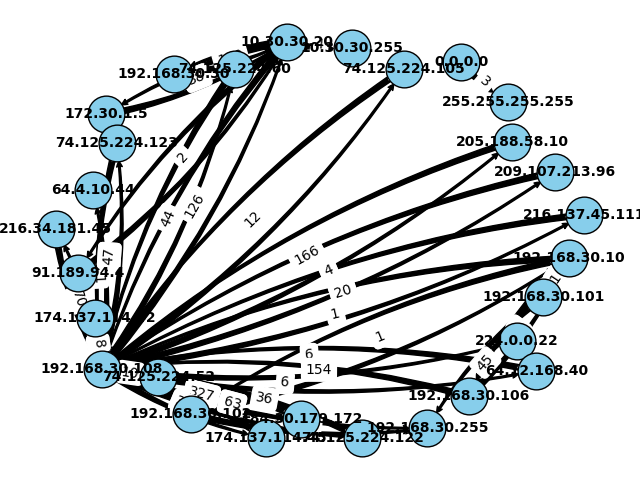

The script that saved this image:
import dpkt 
import ipaddress 
import networkx as nx 
import matplotlib.pyplot as plt 
"""function to create a network graph of allpacket routes """
def network_graph(packets: list[dpkt.Packet]): 
    graph = nx.DiGraph()  
    """create a list for ip addresses aswell as when the ip was a source and destination""" 
    source_ip = [] 
    destination_ip = []
    ip_addresses = [] 
    for pack in packets: 
        source = ipaddress.IPv4Address(pack.data.src) 
        destination = ipaddress.IPv4Address(pack.data.dst) 
        source_ip.append(source) 
        destination_ip.append(destination)  
        """extract all source and destination IPs and if it isn't currently, add it to the ip_addresses list"""
        if source not in ip_addresses: 
            ip_addresses.append(source)
        if destination not in ip_addresses: 
            ip_addresses.append(destination)     
    for ip in ip_addresses:  
        """add all ip addresses as nodes in the graph"""
        graph.add_node(ip)
    for i in range(len(source_ip)): 
        occurence = 0
        for x in range(len(source_ip)): 
            if source_ip[i] == source_ip[x] and destination_ip[i] == destination_ip[x]:  
                """create two loops that loop over the same two lists. This checks how many times two ip addresses appear on the two lists at the same index"""
                occurence = occurence + 1 
        graph.add_edge(source_ip[i], destination_ip[i], weight=occurence) 
        """add or overwrite the two ip addresses to the graph as edges with occurences being the weight"""
    pos = nx.spring_layout(graph, k=20) 
    nx.draw(graph, pos, with_labels=True, node_size=700, node_color='skyblue', font_size=10, font_color="black", font_weight="bold", arrowsize=10, connectionstyle="arc3,rad=0.1", edgecolors="black", arrowstyle='fancy',)
    edge_labels = {(u, v): f"{d['weight']}" for u, v, d in graph.edges(data=True)}
    nx.draw_networkx_edge_labels(graph, pos, edge_labels=edge_labels) 
    print("Network graph generated\n")
    plt.savefig("network_graph.png", format="PNG")
    plt.show()